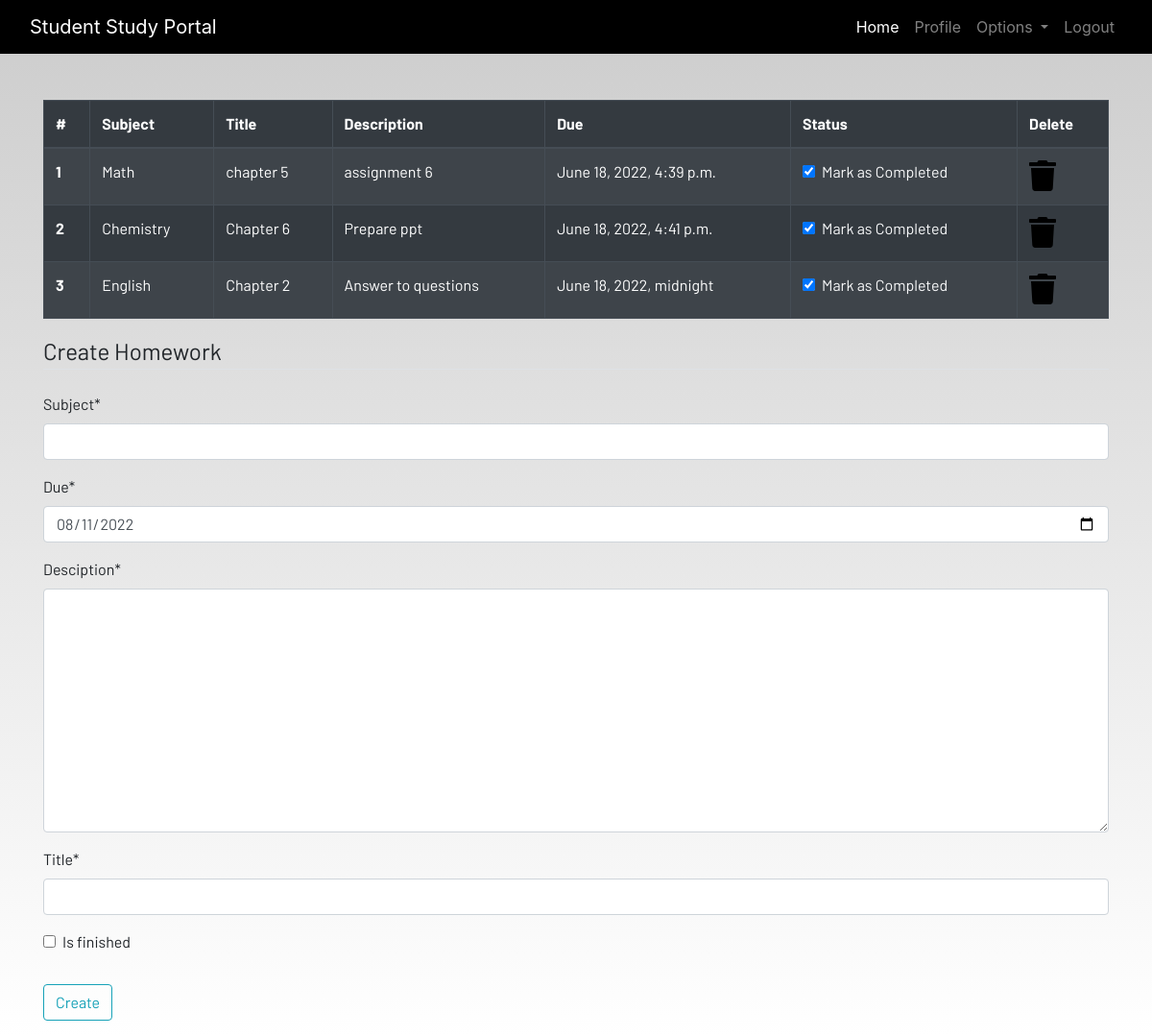
The page /homework (signed in) on the database its author committed.
### dashboard/models.py (models this page shows, shortened)
class Homework(models.Model):
    user = models.ForeignKey(User, on_delete=models.CASCADE)
    title = models.CharField(max_length=150)
    desciption = models.TextField()
    subject = models.CharField(max_length=50)
    due = models.DateTimeField(default=datetime.now)
    is_finished = models.BooleanField(default=False)

### dashboard/views.py (the view)
# urls.py: path("homework", views.homework, name="homework"),
@login_required
def homework(request):
    if request.method == "POST":
        form = HomeworkForm(request.POST)
        if form.is_valid():
            try:
                finished = request.POST["is_finished"]
                if finished == "on":
                    finished = True
                else:
                    finished = False
            except:
                finished = False
            homework = Homework(
                user = request.user,
                title = request.POST["title"],
                subject = request.POST["subject"],
                desciption = request.POST["desciption"],
                due = request.POST["due"],
                is_finished = finished
            )
            homework.save()
            messages.success(request, f"Homework added from {request.user.username}")
            return redirect("homework")
    else:
        form = HomeworkForm()
    homeworks = Homework.objects.filter(user=request.user)
    if len(homeworks) == 0:
        homeworks_done = True
    else:
        homeworks_done = False
    data = {
        "homeworks": homeworks,
        "homeworks_done": homeworks_done,
        'form': form
    }
    return render(request, "dashboard/homework.html", data)

### dashboard/forms.py
class HomeworkForm(forms.ModelForm):
    class Meta:
        model = Homework
        widgets = {
            "due": DateInput()
        }
        fields = ["subject","due","desciption","title",'is_finished']

### dashboard/templates/dashboard/homework.html (shortened to what this page needs)
{% extends 'dashboard/base.html' %}
{% load static %}
{% block content %}
{% load crispy_forms_tags %}
<div class="container">
    {% if not homeworks_done %}
    <table class="table table-striped table-bordered table-hover table-dark">
        <thead>
            <tr>
                <th scope="col">#</th>
                <th scope="col">Subject</th>
                <th scope="col">Title</th>
                <th scope="col">Description</th>
                <th scope="col">Due</th>
                <th scope="col">Status</th>
                <th scope="col">Delete</th>
            </tr>
        </thead>
        <tbody>
            {% for homework in homeworks %}
            <tr>
                <th scope="row">{{forloop.counter}}</th>
                <td>{{homework.subject}}</td>
                <td>{{homework.title}}</td>
                <td>{{homework.desciption}}</td>
                <td>{{homework.due}}</td>
                <td>
                    <a href="{% url 'update_homework' homework.id %}">
                        <div class="form-check">
                            {% if homework.is_finished == True %}
                                <input class="form-check-input" type="checkbox" value="" checked>
                            {% else %}
                                <input class="form-check-input" type="checkbox" value="">
                            {% endif %}
                            <label class="form-check-label text-light" for="flexCheckDefault">
                                Mark as Completed
                            </label>
                        </div>
                    </a>
                </td>
                <td><a href="{% url 'delete_homework' homework.id %}"><i class="fa fa-trash fa-2x"></i></a></td>
            </tr>
            {% endfor %}
        </tbody>
    </table>
    {% else %}
        <h4>All homeworks are completed!! Create to have more!!</h4>
    {% endif %}
</div>
<div class=" container">
    <form method="POST">
        <fieldset class="form-group">
            <legend class="border-bottom mb-4">Create Homework</legend>
            {{form|crispy}}
        </fieldset>
        <div class="form-group">
            <button class="btn btn-outline-info" type="submit">
                Create
            </button>
        </div>
    </form>
</div>
{% endblock content %}

### dashboard/templates/dashboard/base.html (shortened to what this page needs)
<!DOCTYPE html>
{% load static %}
<html lang="en">
<head>
  <link rel="stylesheet" href="https://stackpath.bootstrapcdn.com/bootstrap/4.3.1/css/bootstrap.min.css"
 />
  <link rel="stylesheet" href="https://use.fontawesome.com/releases/v5.7.2/css/all.css"
 />
  <link rel="stylesheet" href="{% static 'css/main.css' %}" />
</head>
<body>
  <header>
    <nav class="navbar navbar-expand-lg navbar-dark bg-dark">
      <div class="container-fluid">
        <a class="navbar-brand" href="{% url 'home' %}">Student Study Portal</a>
        <div class="collapse navbar-collapse justify-content-end" id="navbarSupportedContent">
          <ul class="navbar-nav mb-2 mb-lg-0">
            <li class="nav-item">
              <a class="nav-link active" aria-current="page" href="{% url 'home' %}">Home</a>
            </li>
            {% if user.is_authenticated %}
            <li class="nav-item">
              <a class="nav-link" href="{% url 'profile' %}">Profile</a>
            </li>
            <li class="nav-item dropdown">
              <a class="nav-link dropdown-toggle" href="#" id="navbarDropdown" role="button" data-toggle="dropdown"
                aria-haspopup="true" aria-expanded="false">
                Options
              </a>
            </li>
            <li class="nav-item">
              <a class="nav-link" href="{% url 'logout' %}">Logout</a>
            </li>
            {% endif %}
          </ul>
        </div>
      </div>
    </nav>
  </header>
  <br /><br />
  <main>
    {% block content %}
    {% endblock content %}
  </main>
</body>
</html>

### static/css/main.css (style rules this page uses)
html { scroll-behavior: smooth; height: 100%; width: 100%; }
main { font-family: Barlow, Quicksand, Rubik, sans-serif, serif, 'Times New Roman', Times, serif !important; }
.navbar { background-color: rgb(0, 0, 0) !important; }
a { text-decoration: none !important; color: black; }
html, body { max-width: 100%; overflow-x: hidden; height: 100%; width: 100%; }
body { background: linear-gradient(rgba(0, 0, 0, 0.2), rgba(255, 255, 255, 0.5)); overflow-x: hidden; background-repeat: no-repeat; }
.fa { color: black; }

### rows shown on the page
Homework: subject "Math", title "chapter 5", desciption "assignment 6", due "June 18, 2022, 4:39 p.m."
Homework: subject "Chemistry", title "Chapter 6", desciption "Prepare ppt", due "June 18, 2022, 4:41 p.m."
Homework: subject "English", title "Chapter 2", desciption "Answer to questions", due "June 18, 2022, midnight"
